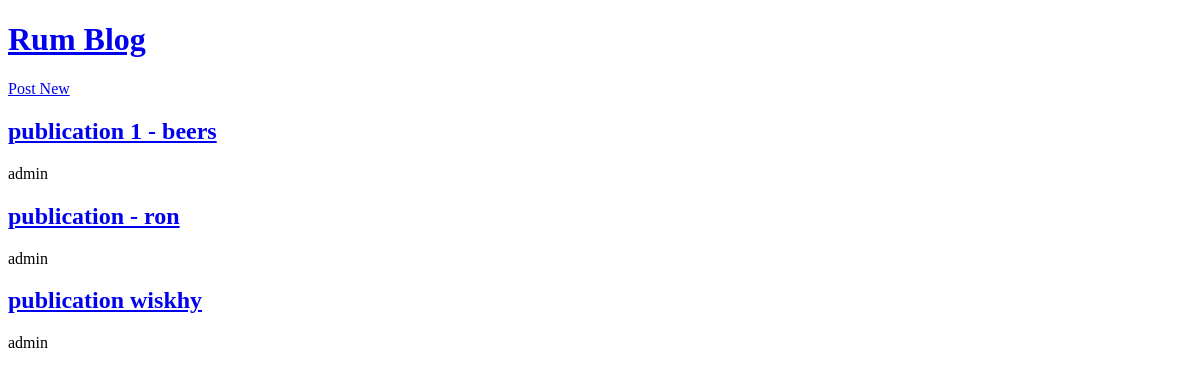
Before: / with the older database file.
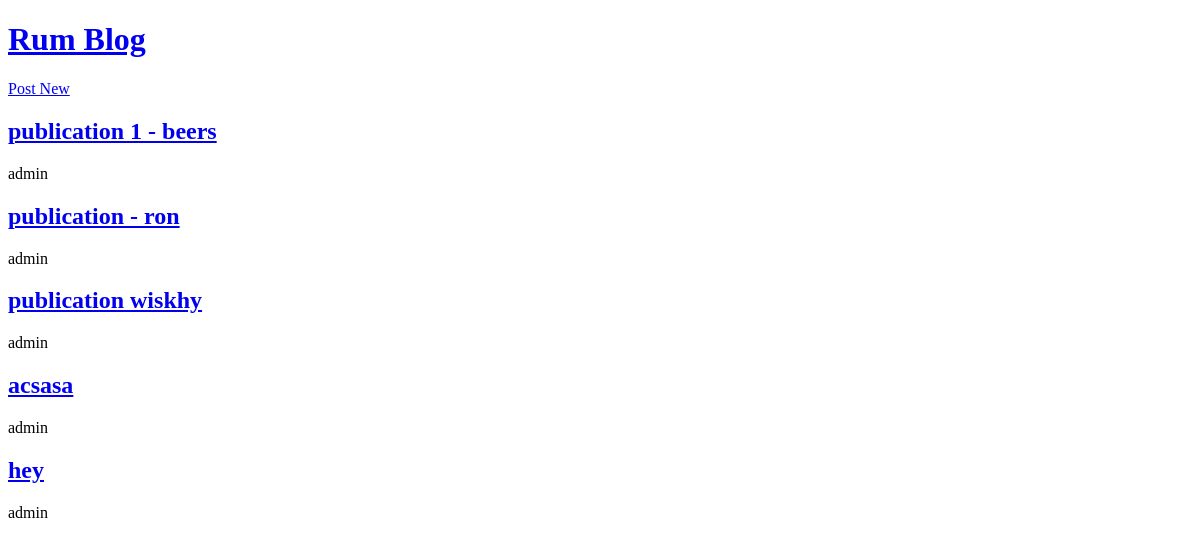
After: the same page with the newer database file.
### blogs/models.py (models this page shows, shortened)
class Publication(models.Model):
    title = models.CharField(max_length=200)
    author = models.ForeignKey(
        "auth.User",
        on_delete=models.CASCADE,
    )
    body = models.TextField()

### blogs/views.py (the view)
# urls.py: path('', BlogListView.as_view(), name="home"),
class BlogListView(ListView):
    model = Publication
    template_name = 'home.html'

### templates/home.html
{% extends "base.html" %}
{% block content %}
    {% for publication in publication_list %}
    <h2><a href="{% url 'post_detail' publication.pk %}"> {{ publication.title }} </a></h2>
    <p>{{ publication.author }}</p>
    {% endfor %}
{% endblock content %}

### templates/base.html (shortened to what this page needs)
<!DOCTYPE html>
<html lang="en">
<head>
</head>
<body>
    <header>
        <h1><a href="{% url 'home' %}">Rum Blog</a></h1>
    </header>
    <a href="{% url 'post_new' %}">Post New</a>
    <section>
        {% block content %}
        {% endblock content %}
    </section>
</body>
</html>

Changed rows visible on the page:
added Publication: title "acsasa", author "admin"
added Publication: title "hey", author "admin"
